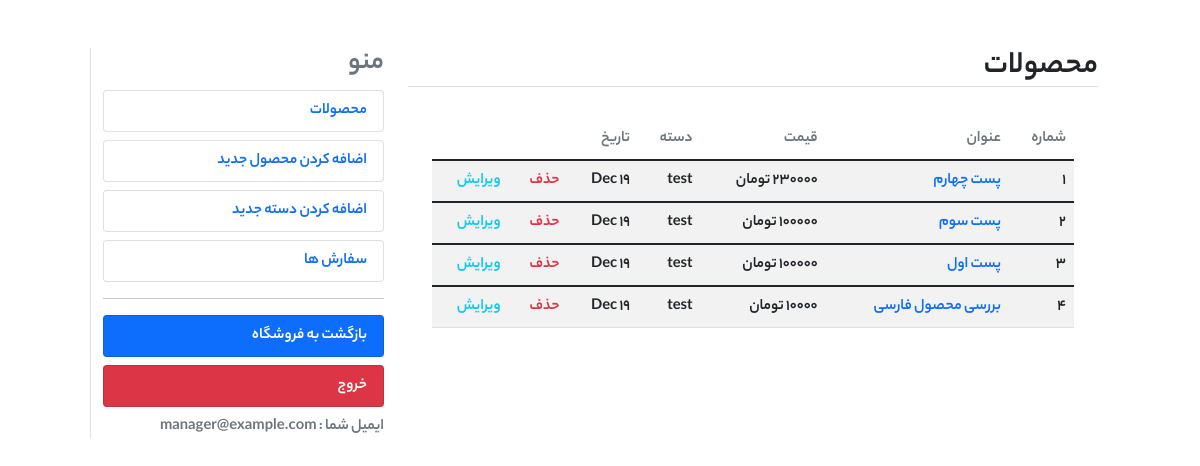
Page /dashboard/products (signed in) on the committed database.
### shop/models.py (models this page shows, shortened)
class Product(models.Model):
    category = models.ForeignKey(Category, on_delete=models.CASCADE, related_name='category')
    image = models.ImageField(upload_to='products')
    title = models.CharField(max_length=250)
    description = models.TextField()
    price = models.IntegerField()
    date_created = models.DateTimeField(default=timezone.now)
    slug = models.SlugField(unique=True)
    class Meta:
        ordering = ('-date_created',)
    def get_absolute_url(self):
        return reverse('shop:product_detail', kwargs={'slug':self.slug})

class Category(models.Model):
    title = models.CharField(max_length=200)
    sub_category = models.ForeignKey(
        'self', on_delete=models.CASCADE,
        related_name='sub_categories', null=True, blank=True
    )
    is_sub = models.BooleanField(default=False)
    slug = models.SlugField(max_length=200, unique=True)
    def __str__(self):
        return self.title

### accounts/models.py (models this page shows, shortened)
class User(AbstractBaseUser):
    email = models.EmailField(max_length=100, unique=True)
    full_name = models.CharField(max_length=100)
    is_admin = models.BooleanField(default=False)
    is_active = models.BooleanField(default=True)
    likes = models.ManyToManyField(Product, blank=True, related_name='likes')
    is_manager = models.BooleanField(default=False)
    objects = UserManager()
    USERNAME_FIELD = 'email'
    REQUIRED_FIELDS = ['full_name']

### dashboard/views.py (the view)
# urls.py: path('products', views.products, name='products'),
@user_passes_test(is_manager)
@login_required
def products(request):
    products = Product.objects.all()
    context = {'title': 'محصولات', 'products': products}
    return render(request, 'products.html', context)

### cart/utils/cart.py (called while the page is built)
    def __iter__(self):
        product_ids = self.cart.keys()
        products = Product.objects.filter(id__in=product_ids)
        cart = self.cart.copy()
        for product in products:
            cart[str(product.id)]['product'] = product
        for item in cart.values():
            item['total_price'] = int(item['price']) * int(item['quantity'])
            yield item

    def add_cart_session(self):
        cart = self.session.get(CART_SESSION_ID)
        if not cart:
            cart = self.session[CART_SESSION_ID] = {}
        return cart

### dashboard/views.py (called while the page is built)
def is_manager(user):
    try:
        if not user.is_manager:
            raise Http404
        return True
    except:
        raise Http404

### online_shop/context_processors.py (called while the page is built)
def return_cart(request):
    cart = len(list(Cart(request)))
    return {'cart_count': cart}

def return_categories(request):
    categories = Category.objects.all()
    return {'categories': categories}

### dashboard/templates/products.html
{% extends "dashboard.html" %}
{% block content %}
<table class="table table-striped " dir="rtl">
    <thead class="text-muted">
        <tr>
            <th scope="col">شماره</th>
            <th scope="col">عنوان</th>
            <th scope="col">قیمت</th>
            <th scope="col">دسته</th>
            <th scope="col">تاریخ</th>
            <th scope="col"></th>
            <th scope="col"></th>
        </tr>
    </thead>
    {% for product in products %}
    <tbody>
      <tr>
        <th scope="row">{{ forloop.counter }}</th>
        <td><a class="text-decoration-none" href="{{ product.get_absolute_url }}">{{ product.title }}</a></td>
        <td>{{ product.price }}   تومان</td>
        <td>{{ product.category }}</td>
        <td>{{ product.date_created|date:"M d" }}</td>
        <td><a class="text-danger text-decoration-none" href="{% url 'dashboard:delete_product' product.id %}">حذف</a></td>
        <td><a class="text-info text-decoration-none" href="{% url 'dashboard:edit_product' product.id %}">ویرایش</a></td>
      </tr>
    </tbody>
    {% endfor %}
</table>
{% endblock %}

### dashboard/templates/dashboard.html (shortened to what this page needs)
<!DOCTYPE html>
{% load static %}
<html lang="en">
<head>
    <link href="https://cdn.jsdelivr.net/npm/bootstrap@5.1.3/dist/css/bootstrap.min.css" rel="stylesheet">
</head>
<body>
    <div class="row mt-5"dir="rtl">
        <div class="col-md-1"></div>
        <div class="col-md-7">
            <h2 class="border-bottom text-capitalize">{{ title }}</h2>
            <div class="p-4">
                {% block content %}{% endblock %}
            </div>
        </div>
        <div class="col-md-3 border-start">
            <h3 class="text-muted">منو</h3>
            <a class="text-decoration-none" href="{% url 'dashboard:products' %}">
                <li class="rounded list-group-item  text-primary">محصولات</li>
            </a>
            <a class="text-decoration-none" href="{% url 'dashboard:add_product' %}">
                <li class="rounded list-group-item mt-2 text-primary">اضافه کردن محصول جدید</li>
            </a>
            <a class="text-decoration-none" href="{% url 'dashboard:add_category' %}">
                <li class="rounded list-group-item mt-2  text-primary">اضافه کردن دسته جدید </li>
            </a>
            <a class="text-decoration-none" href="{% url 'dashboard:orders' %}">
                <li class="rounded list-group-item mt-2  text-primary">سفارش ها</li>
            </a>
            <hr>
            <a class="text-decoration-none" href="{% url 'shop:home_page' %}">
                <li class="rounded list-group-item bg-primary mt-2  text-white">بازگشت به فروشگاه</li>
            </a>
            <a class="text-decoration-none" href="{% url 'accounts:user_logout' %}">
                <li class="rounded list-group-item bg-danger mt-2  text-white">خروج</li>
            </a>
            <div class="text-muted mt-2">ایمیل شما : {{ request.user.email }}</div>
        </div>
        <div class="col-md-1 "></div>
    </div>
</body>
</html>

### rows in the picture
Product: title "پست چهارم", category "test", date_created "Dec 19"
Product: title "پست سوم", price "100000", category "test", date_created "Dec 19"
Product: title "پست اول", price "100000", category "test", date_created "Dec 19"
Product: title "بررسی محصول فارسی", price "10000", category "test", date_created "Dec 19"
User: user.email "manager@example.com"

### other values in the picture
{{ title }} "محصولات"
